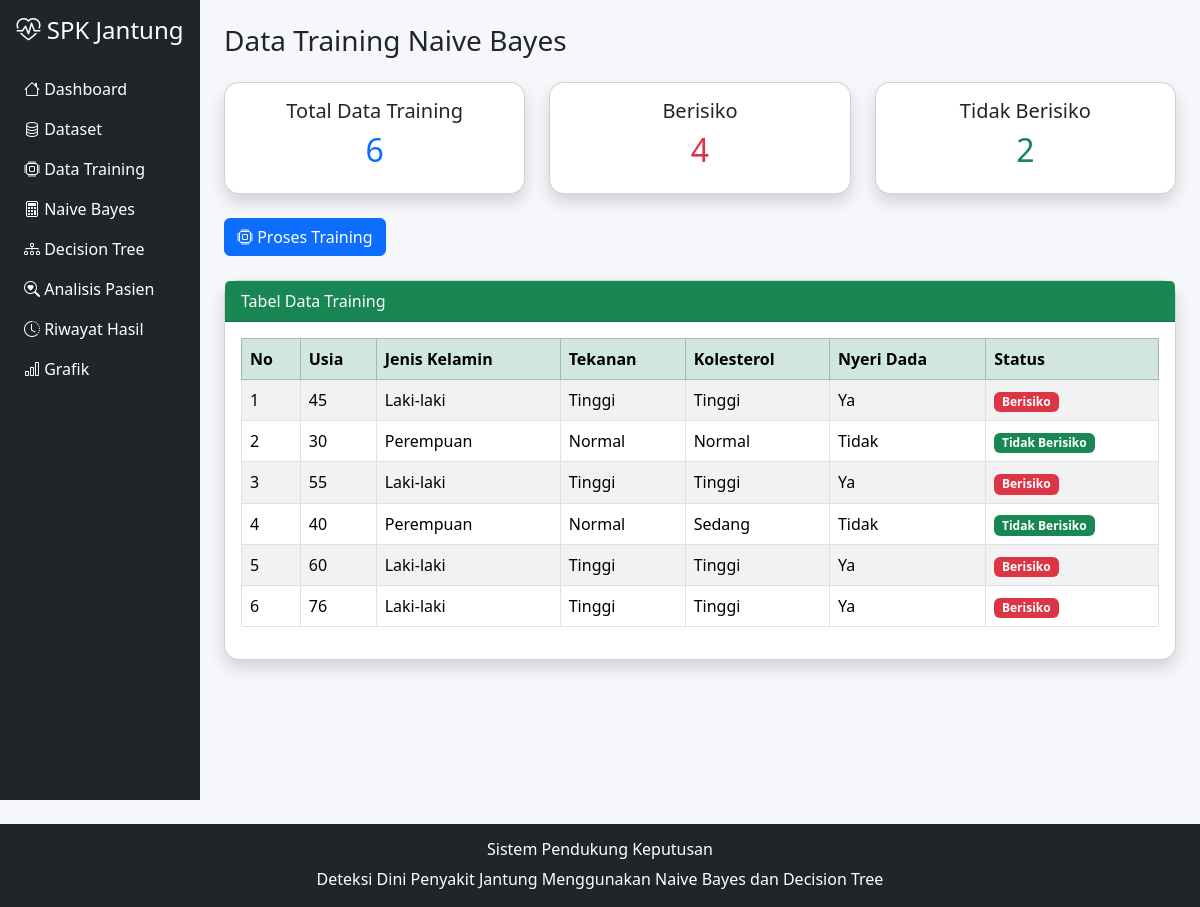
Screenshot of /training.php with the database file from the repository.
### tables this page shows
CREATE TABLE `data_training` (
  `id` int(11) NOT NULL,
  `usia` varchar(20) DEFAULT NULL,
  `jenis_kelamin` varchar(20) DEFAULT NULL,
  `tekanan_darah` varchar(20) DEFAULT NULL,
  `kolesterol` varchar(20) DEFAULT NULL,
  `nyeri_dada` varchar(20) DEFAULT NULL,
  `hasil` varchar(30) DEFAULT NULL
);

### training.php (the view, shortened to what this page needs)
<?php
include 'header.php';
include 'koneksi.php';
$total=mysqli_num_rows(
mysqli_query(
$koneksi,
"SELECT * FROM data_training"
)
);
$berisiko=mysqli_num_rows(
mysqli_query(
$koneksi,
"SELECT * FROM data_training
WHERE hasil='Berisiko'"
)
);
$tidak=mysqli_num_rows(
mysqli_query(
$koneksi,
"SELECT * FROM data_training
WHERE hasil='Tidak Berisiko'"
)
);
?>
<h3 class="mb-4">
Data Training Naive Bayes
</h3>
<div class="row mb-4">
<div class="col-md-4">
<div class="card shadow text-center">
<div class="card-body">
<h5>
Total Data Training
</h5>
<h2 class="text-primary">
<?= $total ?>
</h2>
</div>
</div>
</div>
<div class="col-md-4">
<div class="card shadow text-center">
<div class="card-body">
<h5>
Berisiko
</h5>
<h2 class="text-danger">
<?= $berisiko ?>
</h2>
</div>
</div>
</div>
<div class="col-md-4">
<div class="card shadow text-center">
<div class="card-body">
<h5>
Tidak Berisiko
</h5>
<h2 class="text-success">
<?= $tidak ?>
</h2>
</div>
</div>
</div>
</div>
<form method="post">
<button
name="proses"
class="btn btn-primary mb-4">
<i class="bi bi-cpu"></i>
Proses Training
</button>
</form>
<div class="card shadow">
<div class="card-header bg-success text-white">
Tabel Data Training
</div>
<div class="card-body">
<table class="table table-bordered table-striped">
<thead class="table-success">
<tr>
<th>No</th>
<th>Usia</th>
<th>Jenis Kelamin</th>
<th>Tekanan</th>
<th>Kolesterol</th>
<th>Nyeri Dada</th>
<th>Status</th>
</tr>
</thead>
<tbody>
<?php
$no=1;
$data=mysqli_query(
$koneksi,
"SELECT * FROM data_training"
);
while($d=mysqli_fetch_array($data)){
?>
<tr>
<td>
<?= $no++ ?>
</td>
<td>
<?= $d['usia'] ?>
</td>
<td>
<?= $d['jenis_kelamin'] ?>
</td>
<td>
<?= $d['tekanan_darah'] ?>
</td>
<td>
<?= $d['kolesterol'] ?>
</td>
<td>
<?= $d['nyeri_dada'] ?>
</td>
<td>
<?php
if($d['hasil']=="Berisiko"){
echo "
<span class='badge bg-danger'>
Berisiko
</span>
";
}else{
echo "
<span class='badge bg-success'>
Tidak Berisiko
</span>
";
}
?>
</td>
</tr>
<?php } ?>
</tbody>
</table>
</div>
</div>
<?php include 'footer.php'; ?>

### header.php (style rules this page uses)
body { background:#f5f7fb; }
.card { border-radius:15px; }

### rows the page displays
data_training: usia "45", jenis_kelamin "Laki-laki", tekanan_darah "Tinggi", kolesterol "Tinggi", nyeri_dada "Ya", hasil "Berisiko"
data_training: usia "30", jenis_kelamin "Perempuan", tekanan_darah "Normal", kolesterol "Normal", nyeri_dada "Tidak", hasil "Tidak Berisiko"
data_training: usia "55", jenis_kelamin "Laki-laki", tekanan_darah "Tinggi", kolesterol "Tinggi", nyeri_dada "Ya", hasil "Berisiko"
data_training: usia "40", jenis_kelamin "Perempuan", tekanan_darah "Normal", kolesterol "Sedang", nyeri_dada "Tidak", hasil "Tidak Berisiko"
data_training: usia "60", jenis_kelamin "Laki-laki", tekanan_darah "Tinggi", kolesterol "Tinggi", nyeri_dada "Ya", hasil "Berisiko"
data_training: usia "76", jenis_kelamin "Laki-laki", tekanan_darah "Tinggi", kolesterol "Tinggi", nyeri_dada "Ya", hasil "Berisiko"

### other values shown
$total "6"
$berisiko "4"
$tidak "2"
